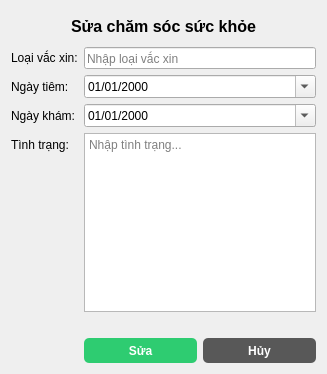
<?xml version="1.0" encoding="UTF-8"?>
<ui version="4.0">
 <class>EditHealthDialog</class>
 <widget class="QDialog" name="EditHealthDialog">
  <property name="geometry">
   <rect>
    <x>0</x>
    <y>0</y>
    <width>327</width>
    <height>374</height>
   </rect>
  </property>
  <property name="windowTitle">
   <string>Sửa chăm sóc sức khỏe</string>
  </property>
  <layout class="QVBoxLayout" name="verticalLayout">
   <item>
    <widget class="QLabel" name="titleLabel">
     <property name="minimumSize">
      <size>
       <width>0</width>
       <height>30</height>
      </size>
     </property>
     <property name="font">
      <font>
       <pointsize>12</pointsize>
       <weight>75</weight>
       <bold>true</bold>
      </font>
     </property>
     <property name="styleSheet">
      <string notr="true">font-weight: bold;</string>
     </property>
     <property name="text">
      <string>Sửa chăm sóc sức khỏe</string>
     </property>
     <property name="alignment">
      <set>Qt::AlignCenter</set>
     </property>
    </widget>
   </item>
   <item>
    <layout class="QFormLayout" name="formLayout">
     <item row="0" column="0">
      <widget class="QLabel" name="categoryLabel_2">
       <property name="text">
        <string>Loại vắc xin:</string>
       </property>
      </widget>
     </item>
     <item row="0" column="1">
      <widget class="QLineEdit" name="vaccine_name">
       <property name="placeholderText">
        <string>Nhập loại vắc xin</string>
       </property>
      </widget>
     </item>
     <item row="1" column="0">
      <widget class="QLabel" name="dateLabel">
       <property name="text">
        <string>Ngày tiêm:</string>
       </property>
      </widget>
     </item>
     <item row="1" column="1">
      <widget class="QDateEdit" name="vaccination_date">
       <property name="displayFormat">
        <string>dd/MM/yyyy</string>
       </property>
       <property name="calendarPopup">
        <bool>true</bool>
       </property>
      </widget>
     </item>
     <item row="2" column="0">
      <widget class="QLabel" name="amountLabel">
       <property name="text">
        <string>Ngày khám:</string>
       </property>
      </widget>
     </item>
     <item row="3" column="0">
      <widget class="QLabel" name="detailsLabel">
       <property name="text">
        <string>Tình trạng:</string>
       </property>
      </widget>
     </item>
     <item row="3" column="1">
      <widget class="QTextEdit" name="health_condition">
       <property name="placeholderText">
        <string>Nhập tình trạng...</string>
       </property>
      </widget>
     </item>
     <item row="4" column="1">
      <layout class="QHBoxLayout" name="horizontalLayout_3">
       <property name="topMargin">
        <number>20</number>
       </property>
       <item>
        <widget class="QPushButton" name="btn_edit_health">
         <property name="minimumSize">
          <size>
           <width>70</width>
           <height>25</height>
          </size>
         </property>
         <property name="styleSheet">
          <string notr="true">QPushButton {
	background-color: #2ecc71;
	color: #fff;
	border: none;
	border-radius: 5px;
	font-weight: bold;
}
</string>
         </property>
         <property name="text">
          <string>Sửa</string>
         </property>
        </widget>
       </item>
       <item>
        <widget class="QPushButton" name="btn_cancel">
         <property name="minimumSize">
          <size>
           <width>70</width>
           <height>25</height>
          </size>
         </property>
         <property name="styleSheet">
          <string notr="true">QPushButton {
	background-color: #585858;
	color: #fff;
	border: none;
	border-radius: 5px;
	font-weight: bold;
}</string>
         </property>
         <property name="text">
          <string>Hủy</string>
         </property>
        </widget>
       </item>
      </layout>
     </item>
     <item row="2" column="1">
      <widget class="QDateEdit" name="health_check_date">
       <property name="displayFormat">
        <string>dd/MM/yyyy</string>
       </property>
       <property name="calendarPopup">
        <bool>true</bool>
       </property>
      </widget>
     </item>
    </layout>
   </item>
  </layout>
 </widget>
 <resources/>
 <connections/>
</ui>
